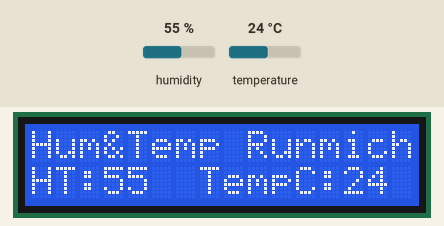
Simulated run of this sketch. Board: Arduino Uno, built with avr-gcc and run on an emulated ATmega328P. Parts: 16×2 character LCD. The test bench sets the inputs (shaded band); at power-on: humidity 55 %, temperature 24 °C.

Above: at 1.2 s.
1.3 s: humidity set to 22 %
At 8.1 s:
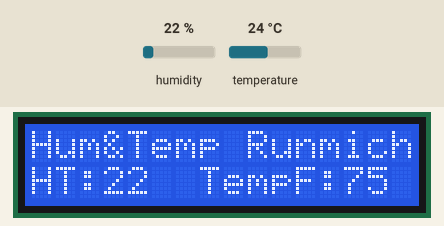
8.2 s: temperature set to 12 °C
At 10.6 s:
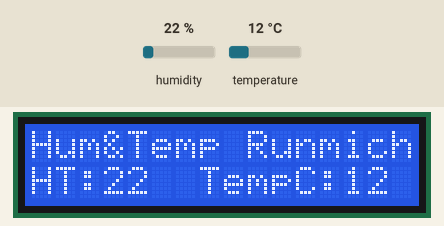
14.3 s: humidity set to 40 %
At 16.5 s:
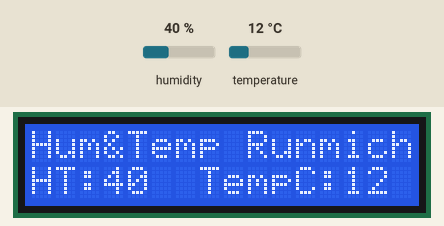
19.4 s: temperature set to 19 °C
At 21.2 s:
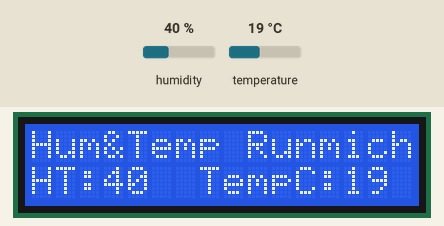
Timing chart, 0 to 22.7 s (numbered marks = the images above; inputs shaded):
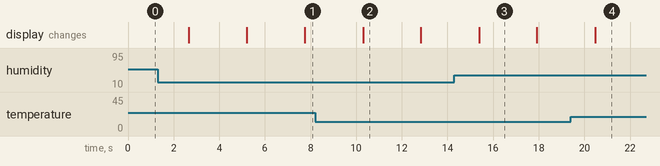

The sketch:

sketch_feb09a.ino
```cpp
#include <DHT.h>
#include <DHT_U.h>
#include <Adafruit_Sensor.h>
#include <LiquidCrystal_I2C.h>

/* LiquidCrystal lcd(13, 12, 10, 9, 8, 7); */
LiquidCrystal_I2C lcd(0x27, 16, 2);
DHT dht(2, DHT11);

void setup() {
  lcd.init();
  lcd.backlight();
  dht.begin();
}
void loop(){
// dopo tot secondi si cambia il valore di misura, CELSIUS e dopo 3 sec in fahrenheit
int umidita;
int temperatura;
  umidita = dht.readHumidity();
  temperatura = dht.readTemperature(); // in celsius (nota: Fahrenheit bisogna mettere true tra le parentesi)

  lcd.setCursor(0, 0);
  lcd.print("Hum&Temp Runmich");
  lcd.setCursor(0, 2);
  lcd.print("HT: "); // umidità
  lcd.setCursor(3, 2);
/*   if(umidita>30){
    tone(8, 550);
  }else{
    noTone(8);
  } */
  lcd.print(umidita);
  lcd.setCursor(7, 2);
  lcd.print("TempC: "); // temp celsius
  lcd.setCursor(13, 2);
  lcd.print(temperatura);
  delay(2500);
  lcd.setCursor(7, 2);
  lcd.print("TempF: ");
  lcd.setCursor(13, 2);
  temperatura = dht.readTemperature(true);
  lcd.print(temperatura);
  delay(2500);

}
```

Measured:
- after the input at 1.3 s, the display: first differs from a run without the input after 3.9 s (image 1 shows a later state)
- after the input at 8.2 s, the display: changes after 2.1 s (image 2)
- after the input at 14.3 s, the display: changes after 1.1 s (image 3)
- after the input at 19.4 s, the display: changes after 1.1 s (image 4)
- what the display in image 2 shows lasts 2.5 s, from 10.3 s to 12.8 s
